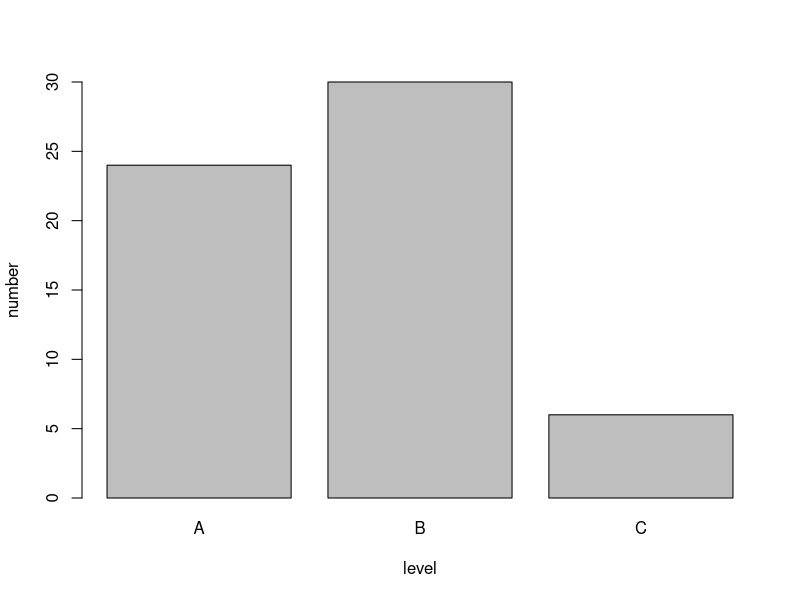
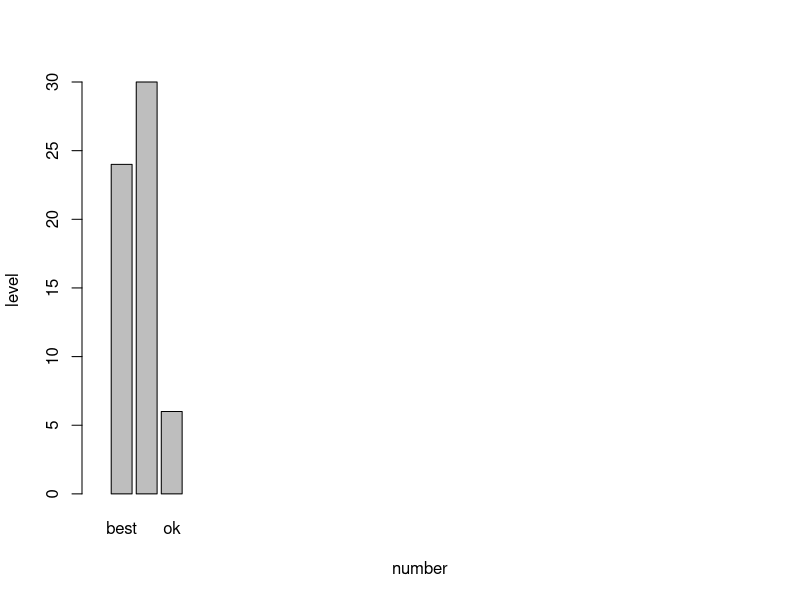
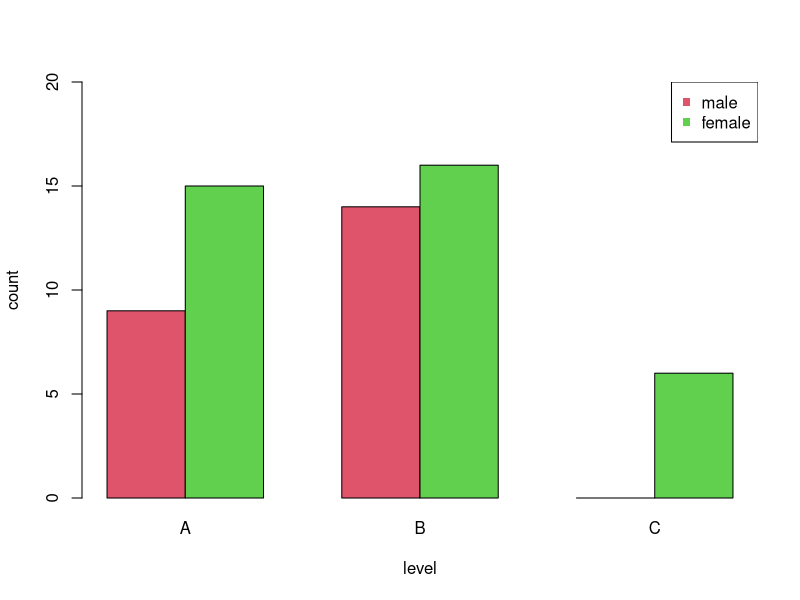
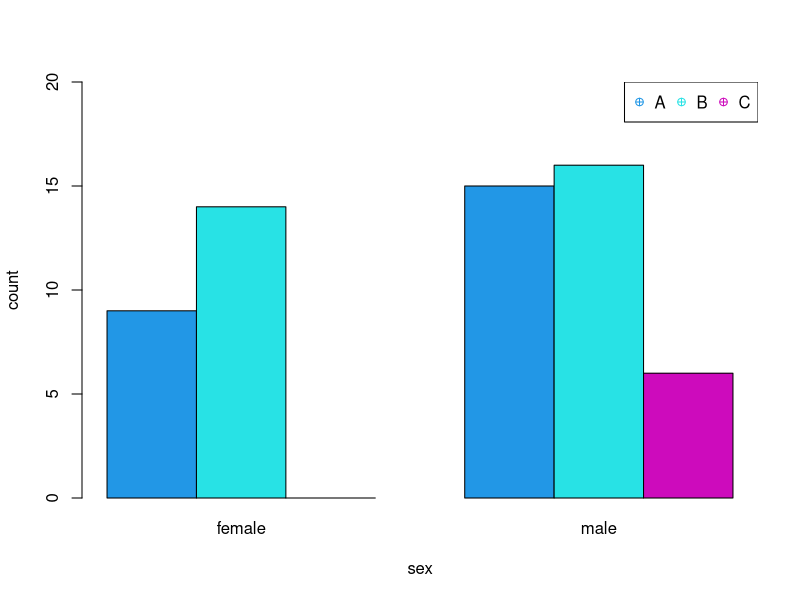
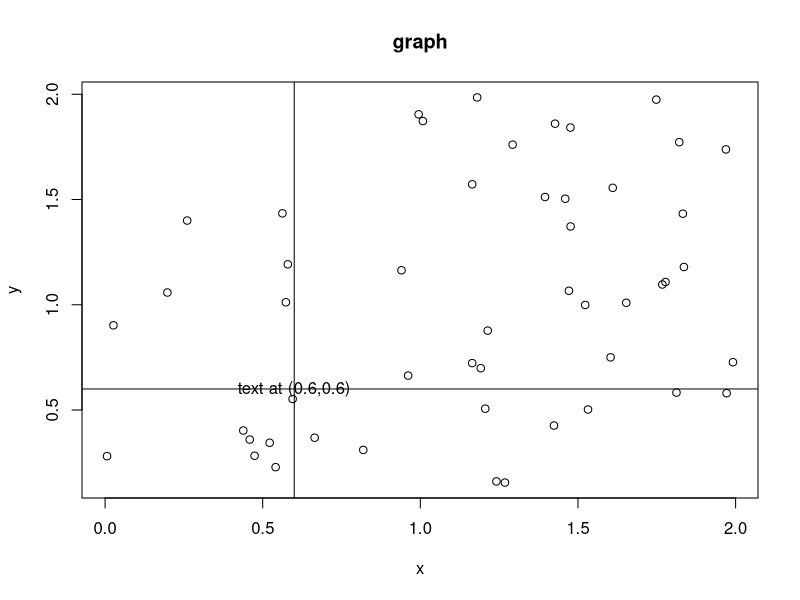

The R script that drew these images, in order:
# -*- coding: utf-8 -*-

# 作者：Sosai
# 时间：2022/4/20  9:52 
# 名称：SixthClass.R
# 工具：PyCharm
x <- read.table(file = "R_learning/data/numgrade.txt", header = TRUE)
numgrade <- tapply(x$levers, INDEX = x$levers, FUN = length)
barplot(numgrade,
        xlab = "level",
        ylab = "number",
        ylim = c(0, 30)) #对向量画柱形图
barplot(numgrade,
        ylab = "level",
        xlab = "number",
        xlim = c(0, 30),
        names.arg = c("best", "good", "ok")) #对向量画条形图并给出类别标签

numgrade <- table(x$sex, x$levers) #2行3列的矩阵（table可统计数据的频数）
barplot(numgrade,
        col = c(2, 3),
        beside = TRUE,
        xlab = "level",
        ylab = "count",
        ylim = c(0, 20),
        names.arg = c("A", "B", "C"))

legend("topright",
       c("male", "female"),
       pch = c(15, 15),
       col = c(2, 3))
numgrade <- t(numgrade)
barplot(numgrade,
        col = c(4, 5, 6),
        beside = TRUE,
        xlab = "sex",
        ylab = "count",
        ylim = c(0, 20),
        names.arg = c("female", "male"))
legend("topright",
       c("A", "B", "C"),
       pch = c(10, 10, 10, 10),
       col = c(4, 5, 6),
       horiz = TRUE,
       cex = 1)

x <- runif(50, 0, 2)
y <- runif(50, 0, 2)
plot(x, y, main = "graph", xlab = "x", ylab = "y")
text(0.6, 0.6, "text at (0.6,0.6)")
abline(h = 0.6, v = 0.6)

